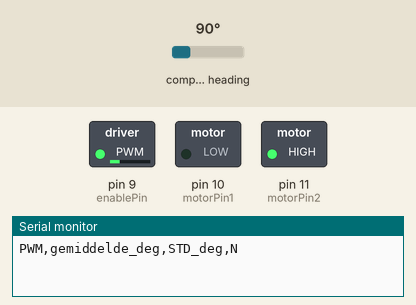
Recording of a sketch running on a simulated Arduino Uno, built with avr-gcc and run on an emulated ATmega328P. On the bench: switched loads named in the sketch (green lamp = pin HIGH), the last lines printed to the serial monitor. The test bench sets the inputs (shaded band); at power-on: compass heading 90°.

Above: at 2.1 s.
At 52.1 s:
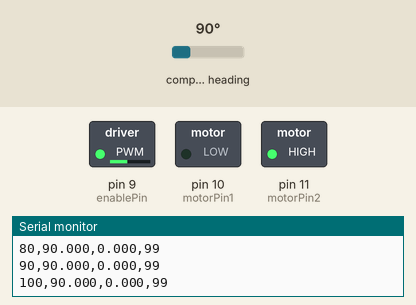
At 72.1 s:
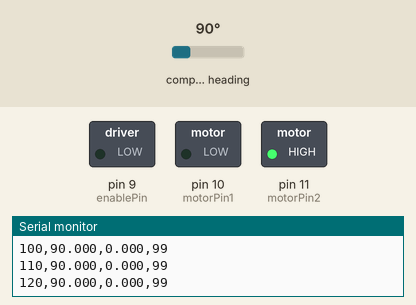
Timing chart, 0 to 73.6 s (numbered marks = the images above):
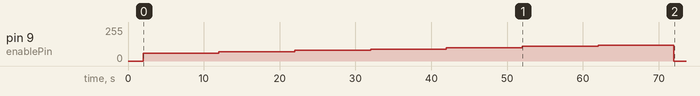

The sketch:

Script_3_PWM_hoek_sensor_gemiddelde.ino
```cpp
#include <Wire.h>
#include <AS5600.h>
#include <math.h>

// =====================================================
// 1. INSTELLINGEN
// =====================================================

// PWM-sweep
const int pwm_start = 60;
const int pwm_eind = 120;
const int pwm_stap = 10;

// Tijd per PWM-instelling (10 seconden)
const unsigned long meetduur_ms = 10000;

// Meetinterval (100 ms = 10 Hz)
const unsigned long meetinterval_ms = 100;

// Omrekening AS5600 naar graden
const float graden_per_stap = 360.0 / 4096.0;

// =====================================================
// 2. PINNEN EN VARIABELEN
// =====================================================

// H-brug L298N
const int enablePin = 9;
const int motorPin1 = 10;
const int motorPin2 = 11;

// Hoeksensor
AS5600 sensor;

// Huidige PWM-instelling
int pwm_waarde = pwm_start;

// Tijdregistratie
unsigned long start_periode_ms = 0;
unsigned long vorige_meting_ms = 0;

// Statistische variabelen
unsigned int aantal_metingen = 0;

double som_hoek = 0.0;
double som_hoek_kwadraat = 0.0;

// Status van de sweep
bool sweep_klaar = false;

// =====================================================
// 3. SETUP
// =====================================================

void setup() {

  // Initialiseer hoeksensor
  Wire.begin();
  sensor.begin();

  // Configureer motorpinnen
  pinMode(enablePin, OUTPUT);
  pinMode(motorPin1, OUTPUT);
  pinMode(motorPin2, OUTPUT);

  // Motor uit
  analogWrite(enablePin, 0);

  // Stel draairichting in
  digitalWrite(motorPin1, LOW);
  digitalWrite(motorPin2, HIGH);

  // Seriële communicatie
  Serial.begin(115200);

  delay(2000);

  // Start de eerste meetperiode
  start_periode_ms = millis();
  vorige_meting_ms = start_periode_ms;

  // Start de motor
  analogWrite(enablePin, pwm_waarde);

  // Kolomnamen voor de meetresultaten
  Serial.println("PWM,gemiddelde_deg,STD_deg,N");
}

// =====================================================
// 4. LOOP
// =====================================================

void loop() {

  // Stop wanneer alle PWM-waarden zijn doorlopen
  if (sweep_klaar) {
    return;
  }

  unsigned long huidige_tijd_ms = millis();

  // -----------------------------------------------
  // A. CONTROLEER EINDE MEETPERIODE
  // -----------------------------------------------

  if (huidige_tijd_ms - start_periode_ms >= meetduur_ms) {

    // Bereken en print het resultaat
    verwerkMeetperiode();

    // Ga naar de volgende PWM-waarde
    pwm_waarde += pwm_stap;

    // Controleer of de sweep klaar is
    if (pwm_waarde > pwm_eind) {

      // Zet de motor uit
      analogWrite(enablePin, 0);

      sweep_klaar = true;
      return;
    }

    // Reset statistische variabelen
    aantal_metingen = 0;
    som_hoek = 0.0;
    som_hoek_kwadraat = 0.0;

    // Start nieuwe periode
    start_periode_ms = millis();
    vorige_meting_ms = start_periode_ms;

    // Stel nieuwe PWM-waarde in
    analogWrite(enablePin, pwm_waarde);
  }

  // -----------------------------------------------
  // B. HOEKMETING
  // -----------------------------------------------

  huidige_tijd_ms = millis();

  if (huidige_tijd_ms - vorige_meting_ms >= meetinterval_ms) {

    vorige_meting_ms = huidige_tijd_ms;

    // Lees de AS5600
    int ruwe_hoek = sensor.readAngle();

    // Reken om naar graden
    double hoek_graden = ruwe_hoek * graden_per_stap;

    // Verzamel gegevens voor de statistiek
    aantal_metingen++;

    som_hoek += hoek_graden;

    som_hoek_kwadraat += hoek_graden * hoek_graden;
  }
}

// =====================================================
// 5. VERWERK MEETPERIODE
// =====================================================

void verwerkMeetperiode() {

  // Controleer of er metingen beschikbaar zijn
  if (aantal_metingen < 2) {
    return;
  }

  // -----------------------------------------------
  // A. GEMIDDELDE
  // -----------------------------------------------

  double gemiddelde = som_hoek / aantal_metingen;

  // -----------------------------------------------
  // B. STANDAARDAFWIJKING
  // -----------------------------------------------

  double variantie =
      (som_hoek_kwadraat
       - aantal_metingen * gemiddelde * gemiddelde)
      / (aantal_metingen - 1);

  // Voorkom negatieve variantie door afrondfouten
  if (variantie < 0) {
    variantie = 0;
  }

  double standaardafwijking = sqrt(variantie);

  // -----------------------------------------------
  // C. RESULTATEN
  // -----------------------------------------------

  Serial.print(pwm_waarde);
  Serial.print(",");

  Serial.print(gemiddelde, 3);
  Serial.print(",");

  Serial.print(standaardafwijking, 3);
  Serial.print(",");

  Serial.println(aantal_metingen);
}
```

Measured:
- by itself, pin 9 (enablePin): rises from 60/255 to 120/255 in 50.0 s, then falls to 0/255 in 10.0 s
